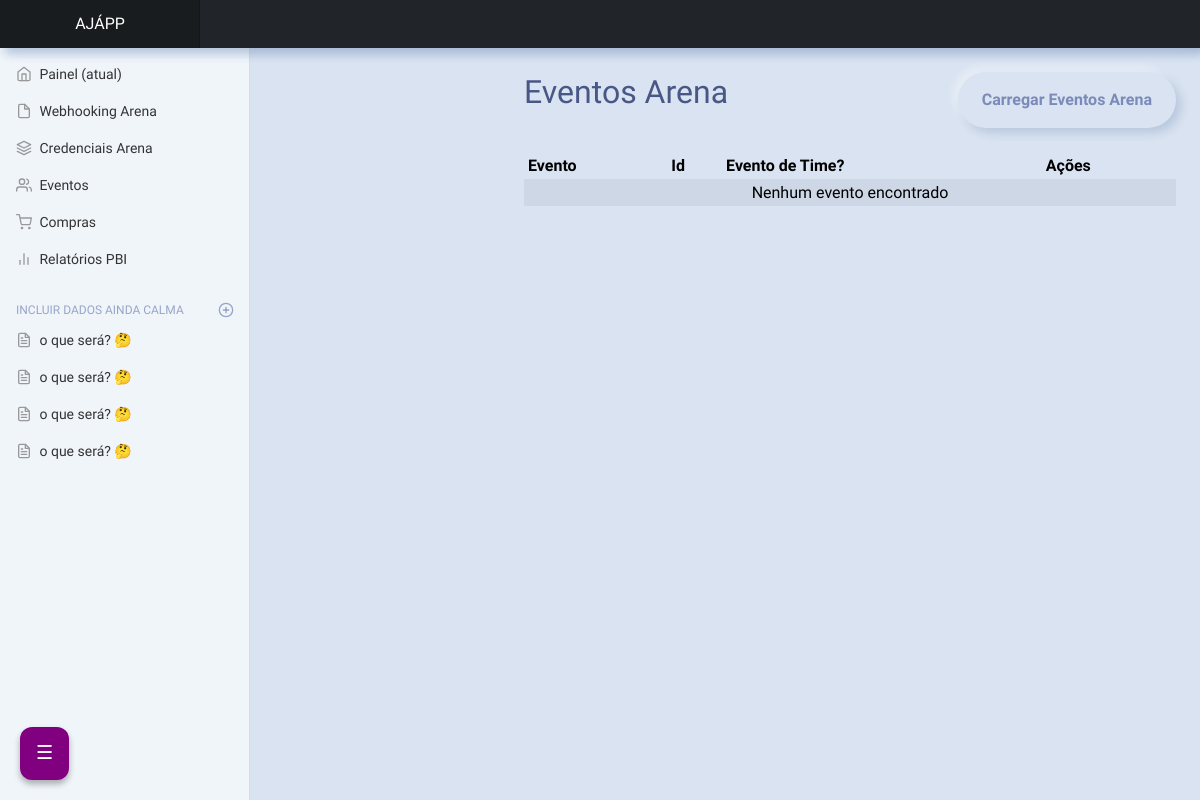
Before: /eventos-arena/4 with the older database file.
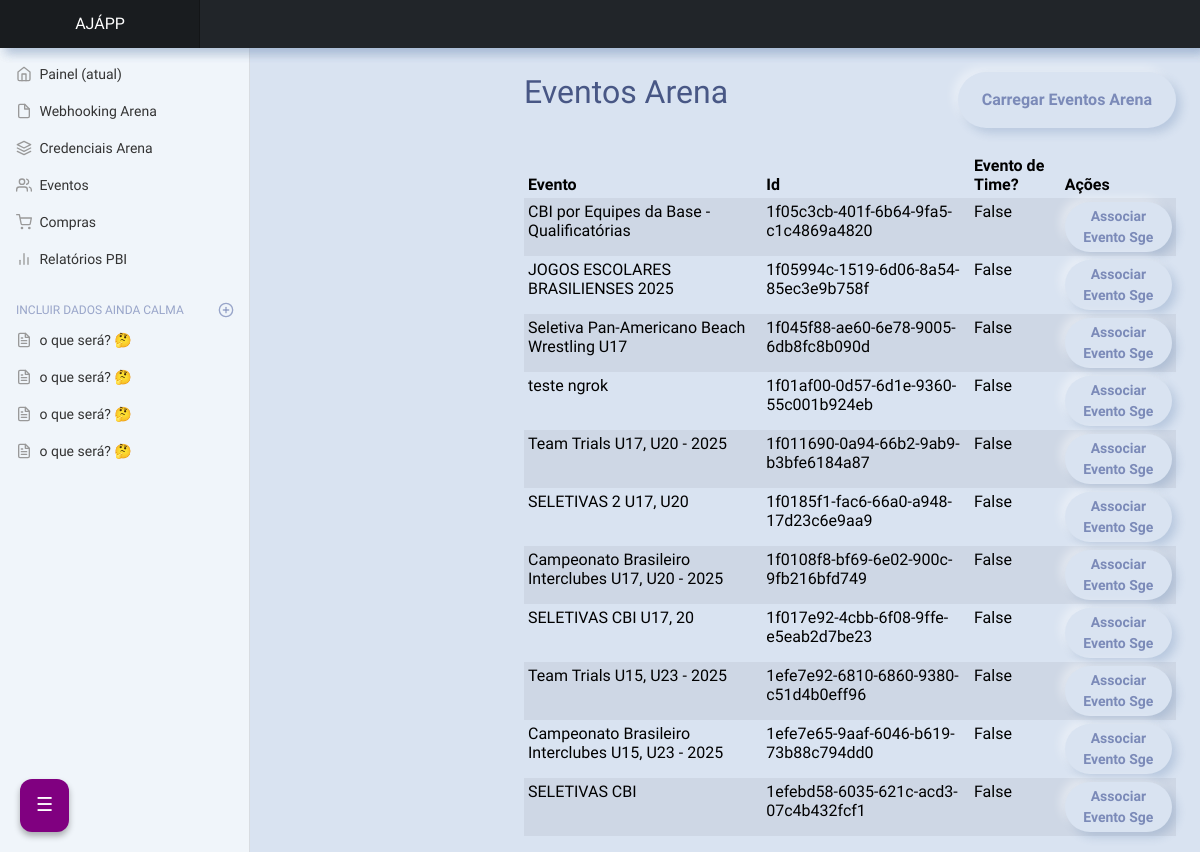
After: the same page with the newer database file.
### polls/models.py (models this page shows)
class EventosArena(models.Model):
    id = models.AutoField(primary_key=True)
    id_arena = models.CharField(max_length=100, unique=True)  # ID externo do Arena
    nome_evento = models.CharField(max_length=100)
    isTeamEvent = models.BooleanField()
    isBeachWrestlingTournament = models.BooleanField()
    audienceName = models.CharField(max_length=50, null=True, blank=True)
    credencial = models.ForeignKey(
        CredentialsArena, on_delete=models.CASCADE, related_name="eventos"
    )
    eventos_sge = models.ManyToManyField(EventosSge, related_name="eventos_arena")

### polls/views.py (the view)
# urls.py: path("eventos-arena/<int:pk>", views.eventos_arena_list, name="eventos_arena_list"),
def eventos_arena_list(request, pk):
    credencial = get_object_or_404(CredentialsArena, pk=pk)
    eventos = EventosArena.objects.filter(credencial=credencial)
    return render(
        request,
        "eventos/arena_list.html",
        {
            "eventos": eventos,
            "credencial": credencial  # opcional, para exibir info da credencial na página
        }
    )

### template/eventos/arena_list.html (shortened to what this page needs)
{% extends "base.html" %}
{% load static %}
{% block content %}
<div class="d-flex justify-content-between flex-wrap flex-md-nowrap align-items-center pt-3 pb-2 mb-3 border-bottom">
  <h1 class="h2">Eventos Arena</h1>
  <a href="{% url 'polls:sync_eventos_arena' pk=credencial.id %}" class="btn btn-secondary mt-2">
    Carregar Eventos Arena
  </a>
</div>
<table class="table table-striped table-sm" id="eventos-tabela">
  <thead>
    <tr>
      <th>Evento</th>
      <th>Id</th>
      <th>Evento de Time?</th>
      <th>Ações</th>
    </tr>
  </thead>
  <tbody>
    {% for evento in eventos %}
    <tr >
      <td>{{ evento.nome_evento }}</td>
      <td>{{ evento.id_arena }}</td>
      <td>{{ evento.isTeamEvent }}</td>
      <td>
        <a href="{% url 'polls:credentials_edit' evento.pk %}" class="btn btn-sm btn-warning">Associar Evento Sge</a>
      </td>
    </tr>
    {% empty %}
    <tr>
      <td colspan="5" class="text-center">Nenhum evento encontrado</td>
    </tr>
    {% endfor %}
  </tbody>
</table>
{% endblock %}

### template/base.html (shortened to what this page needs)
{% load static %}
<html lang="pt">
<head>
  <link href="{% static 'css/bootstrap.min.css' %}" rel="stylesheet">
  <link href="{% static 'css/main.css' %}" rel="stylesheet">
  <link href="{% static 'css/dashboard.css' %}" rel="stylesheet">
</head>
<body>
  <nav class="navbar navbar-dark fixed-top bg-dark flex-md-nowrap p-0 shadow">
    {% include 'partials/navbar.html' %}
  </nav>
  <div class="container-fluid">
    <div class="row">
      {% include 'partials/sidebar.html' %}
      <main id="content" role="main" class="col px-4">
        {% block content %}
        {% endblock %}
      </main>
    </div>
  </div>
  <button id="sidebarToggle">☰</button>
</body>
</html>

### template/partials/navbar.html (shortened to what this page needs)
{% load static %}
<nav class="navbar navbar-dark fixed-top bg-dark flex-md-nowrap p-0 shadow">
  <div class="container-fluid">
    <a class="navbar-brand" href="#">Navbar</a>
    <button class="navbar-toggler" type="button" data-bs-toggle="collapse" data-bs-target="#navbarColor04" aria-controls="navbarColor04" aria-expanded="false" aria-label="Toggle navigation">
    </button>
  </div>
</nav>
<nav class="navbar navbar-dark fixed-top bg-dark flex-md-nowrap p-0 shadow">
  <a class="navbar-brand col-sm-3 col-md-2 mr-0" href="{% url 'polls:base' %}"> AJÁPP </a>
</nav>

### template/partials/sidebar.html (shortened to what this page needs)
{% load static %}
<nav class="col-md-2 d-none d-md-block bg-light sidebar">
      <div class="sidebar-sticky">
        <ul class="nav flex-column">
          <li class="nav-item">
            <a class="nav-link {% if request.resolver_match.url_name == 'base' %}active{% endif %}"  href="{% url 'polls:base' %}">
              Painel <span class="sr-only">(atual)</span>
            </a>
          </li>
          <li class="nav-item">
            <a class="nav-link {% if request.resolver_match.url_name == 'arena-web-hooking-show' %}active{% endif %}" href="{% url 'polls:arena-web-hooking-show' %}">
              Webhooking Arena
            </a>
          </li>
          <li class="nav-item">
             <a class="nav-link {% if request.resolver_match.url_name == 'credentials_list' %}active{% endif %}" href= "{% url 'polls:credentials_list' %}" >
              Credenciais Arena
            </a>
          </li>
          <li class="nav-item">
            <a class="nav-link {% if request.resolver_match.url_name == 'eventos_sge_list' %}active{% endif %}" href= "{% url 'polls:eventos_sge_list' %}" >
              Eventos
            </a>
          </li>
          <li class="nav-item">
            <a class="nav-link" href="#">
              Compras
            </a>
          </li>
          <li class="nav-item">
            <a class="nav-link {% if request.resolver_match.url_name == 'pbi-repo' %}active{% endif %}" href="{% url 'polls:pbi-repo' %}">
              Relatórios PBI
            </a>
          </li>
        </ul>
        <h6 class="sidebar-heading d-flex justify-content-between align-items-center px-3 mt-4 mb-1 text-muted">
          <span>Incluir Dados Ainda Calma</span>
          <a class="d-flex align-items-center text-muted" href="#" aria-label="Add a new report">
          </a>
        </h6>
        <ul class="nav flex-column mb-2">
          <li class="nav-item">
            <a class="nav-link" href="#">
              o que será? 🤔
            </a>
          </li>
          <li class="nav-item">
            <a class="nav-link" href="#">
              o que será? 🤔
            </a>
          </li>
          <li class="nav-item">
            <a class="nav-link" href="#">
              o que será? 🤔
            </a>
          </li>
          <li class="nav-item">
            <a class="nav-link" href="#">
             o que será? 🤔
            </a>
          </li>
        </ul>
      </div>
    </nav>

### site1/static/css/dashboard.css (style rules this page uses)
body { font-size: .875rem; }
.feather { width: 16px; height: 16px; vertical-align: text-bottom; }
.sidebar { position: relative; top: 0; bottom: 0; left: 0; z-index: 100; padding: 48px 0 0; box-shadow: inset -1px 0 0 rgba(0, 0, 0, .1); }
.sidebar-sticky { position: relative; top: 0; height: calc(100vh - 48px); padding-top: .5rem; overflow-x: hidden; overflow-y: auto; }
.sidebar .nav-link { font-weight: 500; color: #333; }
.sidebar .nav-link .feather { margin-right: 4px; color: #999; }
.sidebar-heading { font-size: .75rem; text-transform: uppercase; }
[role="main"] { padding-top: 133px; }
@media (min-width: 768px) { [role="main"] { padding-top: 48px; } }
.navbar-brand { padding-top: .75rem; padding-bottom: .75rem; text-align: center; font-size: 1rem; background-color: rgba(0, 0, 0, .25); box-shadow: inset -1px 0 0 rgba(0, 0, 0, .25); }

### template/base.html (style rules this page uses)
.sidebar { width: 250px; min-height: 100vh; transition: margin-left 0.3s ease; }
#content { transition: margin-left 0.3s ease; margin-left: 250px; width: 100%; }
#sidebarToggle { position: fixed; bottom: 20px; left: 20px; background-color: purple; color: white; border: none; border-radius: 12px; padding: 12px 16px; font-size: 1.2rem; cursor: pointer; z-index: 1050; box-shadow: 0 4px 6px rgba(0,0,0,0.3); }

Changed rows visible on the page:
added EventosArena: nome_evento "CBI por Equipes da Base - Qualificatórias", id_arena "1f05c3cb-401f-6b64-9fa5-c1c4869a4820", isTeamEvent "False"
added EventosArena: nome_evento "JOGOS ESCOLARES BRASILIENSES 2025", id_arena "1f05994c-1519-6d06-8a54-85ec3e9b758f", isTeamEvent "False"
added EventosArena: nome_evento "Seletiva Pan-Americano Beach Wrestling U17", id_arena "1f045f88-ae60-6e78-9005-6db8fc8b090d", isTeamEvent "False"
added EventosArena: nome_evento "teste ngrok", id_arena "1f01af00-0d57-6d1e-9360-55c001b924eb", isTeamEvent "False"
added EventosArena: nome_evento "Team Trials U17, U20 - 2025", id_arena "1f011690-0a94-66b2-9ab9-b3bfe6184a87", isTeamEvent "False"
added EventosArena: nome_evento "SELETIVAS 2 U17, U20", id_arena "1f0185f1-fac6-66a0-a948-17d23c6e9aa9", isTeamEvent "False"
added EventosArena: nome_evento "Campeonato Brasileiro Interclubes U17, U20 - 2025", id_arena "1f0108f8-bf69-6e02-900c-9fb216bfd749", isTeamEvent "False"
added EventosArena: nome_evento "SELETIVAS CBI U17, 20", id_arena "1f017e92-4cbb-6f08-9ffe-e5eab2d7be23", isTeamEvent "False"
added EventosArena: nome_evento "Team Trials U15, U23 - 2025", id_arena "1efe7e92-6810-6860-9380-c51d4b0eff96", isTeamEvent "False"
added EventosArena: nome_evento "Campeonato Brasileiro Interclubes U15, U23 - 2025", id_arena "1efe7e65-9aaf-6046-b619-73b88c794dd0", isTeamEvent "False"
added EventosArena: nome_evento "SELETIVAS CBI", id_arena "1efebd58-6035-621c-acd3-07c4b432fcf1", isTeamEvent "False"
Other visible differences:
text no longer shown: "Nenhum evento encontrado"
